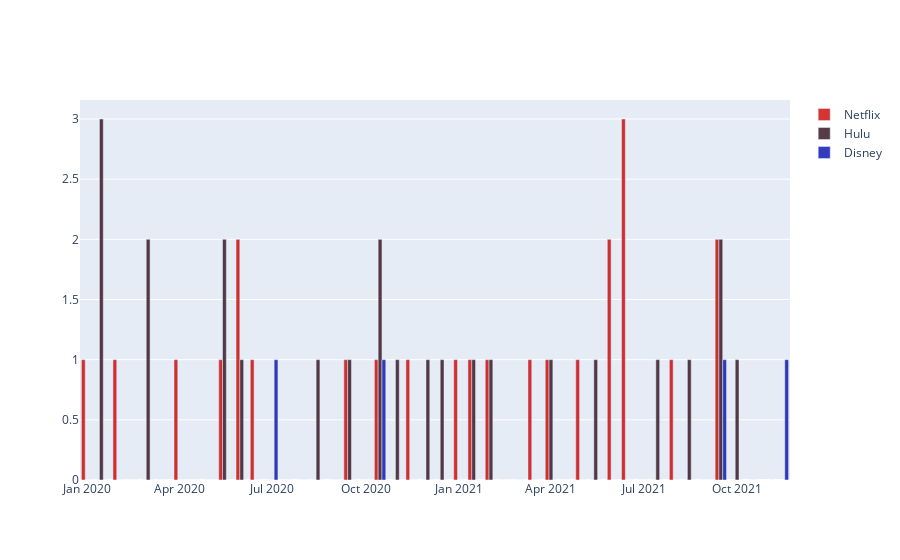

Notebook code for this chart:
### Code cell
#Para sacar la cantidad de peliculas top250 que han lanzado las distinas plataformas, opto por un bar chart
trace11 = go.Bar(
                    x = df.index,
                    y = df['Rates'],
                    name = 'Netflix',
                    
                    marker = dict(color = 'rgba(200, 2, 2, 0.8)'))
trace21 = go.Bar(
                    x = dfe.index,
                    y = dfe['Rates'],
                    name = 'Hulu',
                   
                    marker = dict(color = 'rgba(45, 11, 26, 0.8)'))
trace31 = go.Bar(
                    x = dfd.index,
                    y = dfd['Rates'],
                    name = "Disney",
                   
                    marker = dict(color = 'rgba(2, 11, 172, 0.8)'))

datatop=[trace11,trace21,trace31]
fig=go.Figure(datatop)
iplot(fig)
